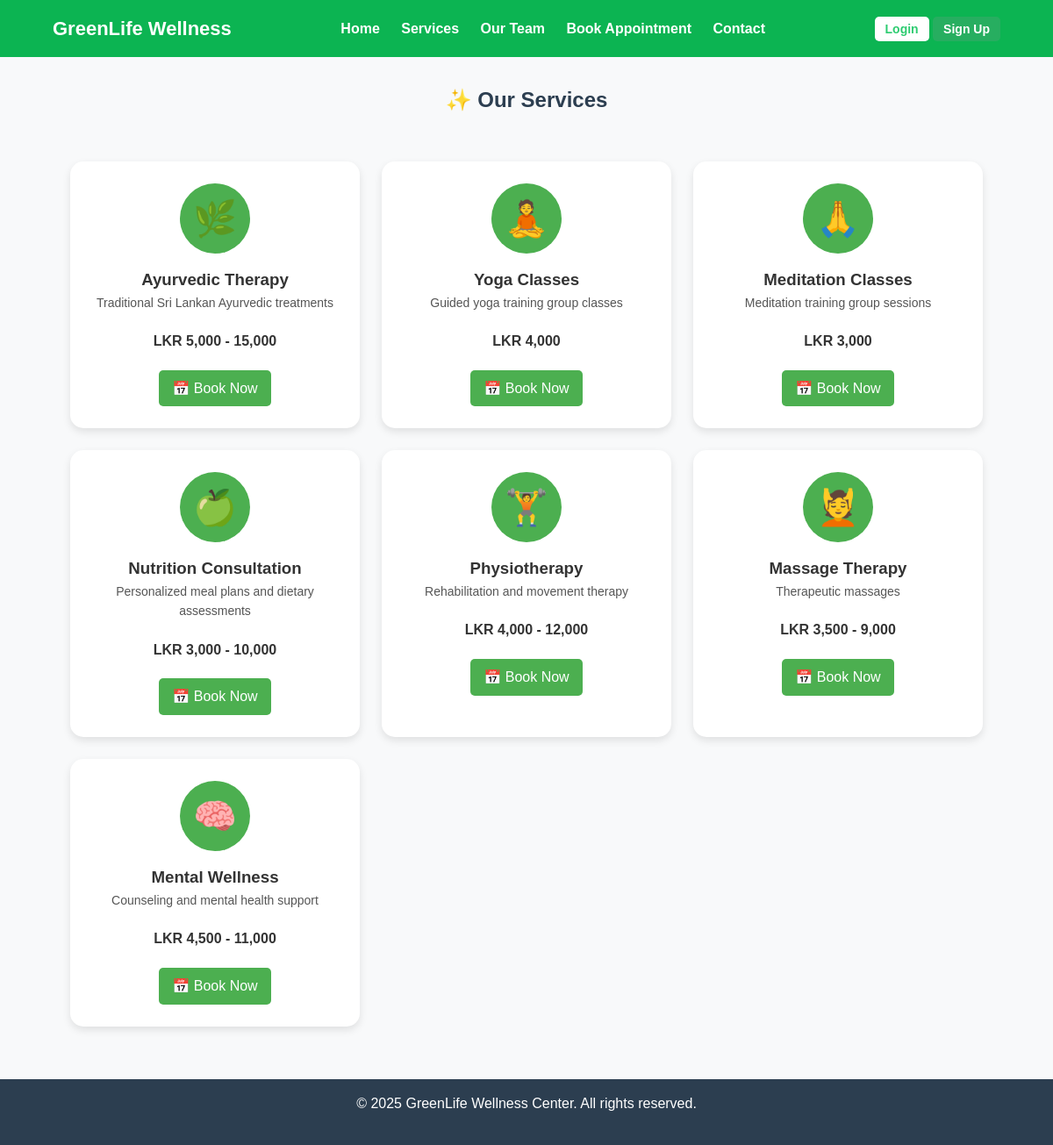
/services.php, run on the app's committed database.
### tables this page shows
CREATE TABLE services (
  id INT AUTO_INCREMENT PRIMARY KEY,
  name VARCHAR(100) NOT NULL,
  description TEXT,
  price VARCHAR(100),
  is_group TINYINT(1) DEFAULT 0
);

### services.php (the view)
<link rel="stylesheet" href="style.css">
<?php
require 'header.php';
require 'db.php';
$stmt = $pdo->query("SELECT * FROM services ORDER BY id");
$services = $stmt->fetchAll(PDO::FETCH_ASSOC);
?>
<h2 style="text-align:center; margin:30px 0;">✨ Our Services</h2>
<div style="display:grid; grid-template-columns:repeat(auto-fit, minmax(280px,1fr)); gap:25px; padding:20px;">
  <?php foreach ($services as $s) { ?>
    <div style="background:#fff; border-radius:15px; padding:25px; box-shadow:0 4px 10px rgba(0,0,0,0.1); text-align:center;">
      <div style="width:80px; height:80px; border-radius:50%; background:#4CAF50; display:flex; align-items:center; justify-content:center; margin:0 auto 15px auto; font-size:40px; color:#fff;">
        <?php
        $name = strtolower($s['name']);
        if (strpos(strtolower($name), 'yoga') !== false) {
    echo "🧘";
        } elseif (strpos(strtolower($name), 'meditation') !== false) {
    echo "🙏";
        } elseif (strpos(strtolower($name), 'massage') !== false) {
    echo "💆";
        } elseif (strpos(strtolower($name), 'nutrition') !== false) {
    echo "🍏";
            } elseif (strpos(strtolower($name), 'physio') !== false) {
    echo "🏋️";
        } elseif (strpos(strtolower($name), 'mental') !== false) {
    echo "🧠";
        } else {
    echo "🌿";
        }
        ?>
      </div>
      <h3><?= htmlspecialchars($s['name']) ?></h3>
      <p style="font-size:14px; color:#555;"><?= nl2br(htmlspecialchars($s['description'])) ?></p>
      <p style="font-weight:bold; margin:10px 0; color:#333;"><?= htmlspecialchars($s['price']) ?></p>
      <a href="book.php?service_id=<?= $s['id'] ?>"
         style="display:inline-block; margin-top:10px; padding:8px 15px; background:#4CAF50; color:#fff; text-decoration:none; border-radius:5px;">
        📅 Book Now
      </a>
    </div>
  <?php } ?>
</div>
<?php require 'footer.php'; ?>

### style.css (style rules this page uses)
* { margin: 0; padding: 0; box-sizing: border-box; }
body { font-family: Arial, sans-serif; background-color: #f9f9f9; color: #333; line-height: 1.6; }
h2 { text-align: center; margin: 20px 0; color: #2c3e50; }
p { text-align: center; margin-bottom: 20px; }
body { font-family: Arial, sans-serif; background: #f8f9fa; margin: 0; padding: 0; }

### data on the page
services: name "Ayurvedic Therapy", description "Traditional Sri Lankan Ayurvedic treatments", price "LKR 5,000 - 15,000"
services: name "Yoga Classes", description "Guided yoga training group classes", price "LKR 4,000"
services: name "Meditation Classes", description "Meditation training group sessions", price "LKR 3,000"
services: name "Nutrition Consultation", description "Personalized meal plans and dietary assessments", price "LKR 3,000 - 10,000"
services: name "Physiotherapy", description "Rehabilitation and movement therapy", price "LKR 4,000 - 12,000"
services: name "Massage Therapy", description "Therapeutic massages", price "LKR 3,500 - 9,000"
services: name "Mental Wellness", description "Counseling and mental health support", price "LKR 4,500 - 11,000"
